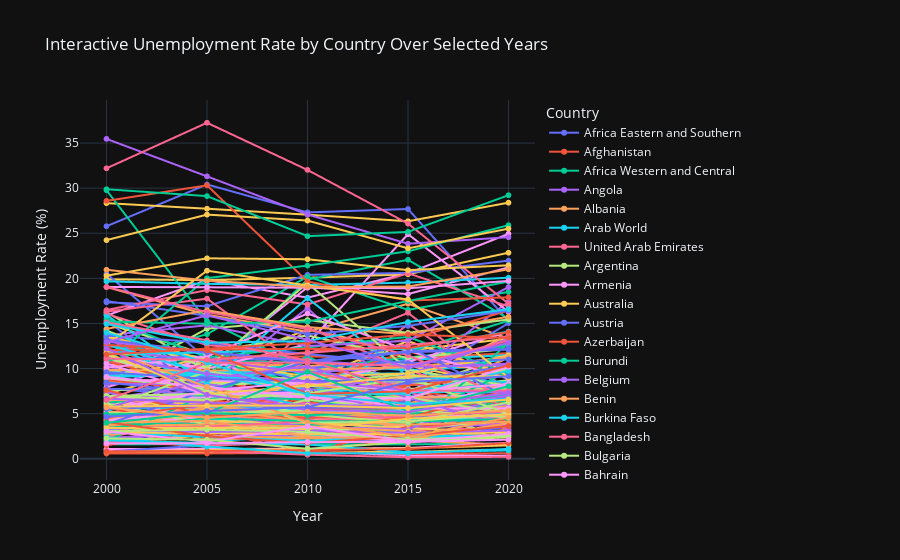

Notebook code cell kept with this figure:
### Markdown cell above
## Line chart for unemployment_analysis with plotly
**Description: This interactive line chart, built with Plotly, shows unemployment rates for different countries over selected years (e.g., 2000, 2005, 2010, 2015, and 2020). It uses a dropdown or legend to allow users to toggle countries on/off, providing interactivity.**

Insights: The interactive feature enhances comparison across countries. You can easily spot which countries faced higher unemployment rates during certain years and identify global or regional trends. For example, global recessions like the 2008 financial crisis may be reflected in multiple countries.

### Code cell
import plotly.express as px

years_of_interest = [2000, 2005, 2010, 2015, 2020]
filtered_data = analysis_data_cleaned[analysis_data_cleaned['Year'].isin(years_of_interest)]

fig = px.line(
    filtered_data,
    x='Year',
    y='Unemployment Rate',
    color='Country Name',  # Color lines by country
    title='Interactive Unemployment Rate by Country Over Selected Years',
    labels={'Unemployment Rate': 'Unemployment Rate (%)', 'Year': 'Year'}
)

fig.update_traces(mode='lines+markers', hovertemplate='%{y}% unemployment in %{x}')
fig.update_layout(
    xaxis_title='Year',
    yaxis_title='Unemployment Rate (%)',
    hovermode='x unified',
    legend_title_text='Country',
    template='plotly_dark'  # Optional: change to 'plotly' for a lighter theme
)

fig.show()
